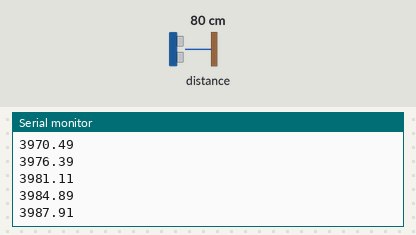
Bench run of a sketch on a simulated Arduino Uno, built with avr-gcc and run on an emulated ATmega328P. Parts: the last lines printed to the serial monitor. The test bench sets the inputs (shaded band); at power-on: distance to the obstacle 80 cm.

Above: at 1.2 s.
1.3 s: distance to the obstacle set to 2 cm
At 1.33 s:
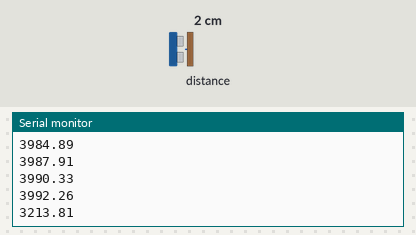
2.8 s: distance to the obstacle set to 4 cm
At 2.82 s:
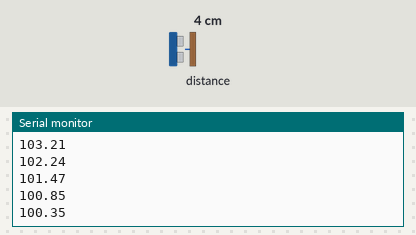
Timing chart, 0 to 5.8 s (numbered marks = the images above; inputs shaded):
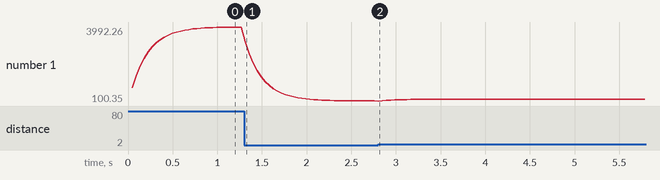

The sketch:

vl53l0x_simple_test.ino
```cpp
/* This example shows how to use continuous mode to take
range measurements with the VL53L0X. It is based on
vl53l0x_ContinuousRanging_Example.c from the VL53L0X API.

The range readings are in units of mm. */

#include <Wire.h>
#include <VL53L0X.h>

VL53L0X sensor;

const int numReadings = 35; // Number of readings to consider
float readings[numReadings]; // Array to store sensor readings
const float coefficient = .8; // Weighting coefficient


void setup()
{
  Serial.begin(115200);
  Wire.begin();

  sensor.setTimeout(500);
  if (!sensor.init())
  {
    Serial.println("Failed to detect and initialize sensor!");
    while (1) {}
  }
  sensor.startContinuous();

  // Initialize the array with zeros
  for (int i = 0; i < numReadings; i++) {
    readings[i] = 0.0;
  }
}

void loop() {
  // Read sensor value
  float sensorValue = sensor.readRangeContinuousMillimeters();
  // Compute weighted moving average
  float weightedMovingAverage = computeWeightedMovingAverage(sensorValue);
  // Print the result
  Serial.println(weightedMovingAverage);
}

float computeWeightedMovingAverage(float newValue) {
  static float prevWeightedMovingAverage = 0.0;

  // Shift all the elements of the array
  for (int i = numReadings - 1; i > 0; i--) {
    readings[i] = readings[i - 1];
  }

  // Insert the new value into the array
  readings[0] = newValue;

  // Compute the weighted moving average
  float weightedMovingAverage = 0.0;
  for (int i = 0; i < numReadings; i++) {
    weightedMovingAverage += readings[i] * pow(coefficient, i);
  }

  prevWeightedMovingAverage = weightedMovingAverage;
  return prevWeightedMovingAverage;
}
```

Measured:
- after the input at 1.3 s, the serial monitor: prints a new line at once (image 1)
- plotted number 1: 3992.26 → 100.85 after the input at 1.3 s, 100.85 → 199.92 after the input at 2.8 s
